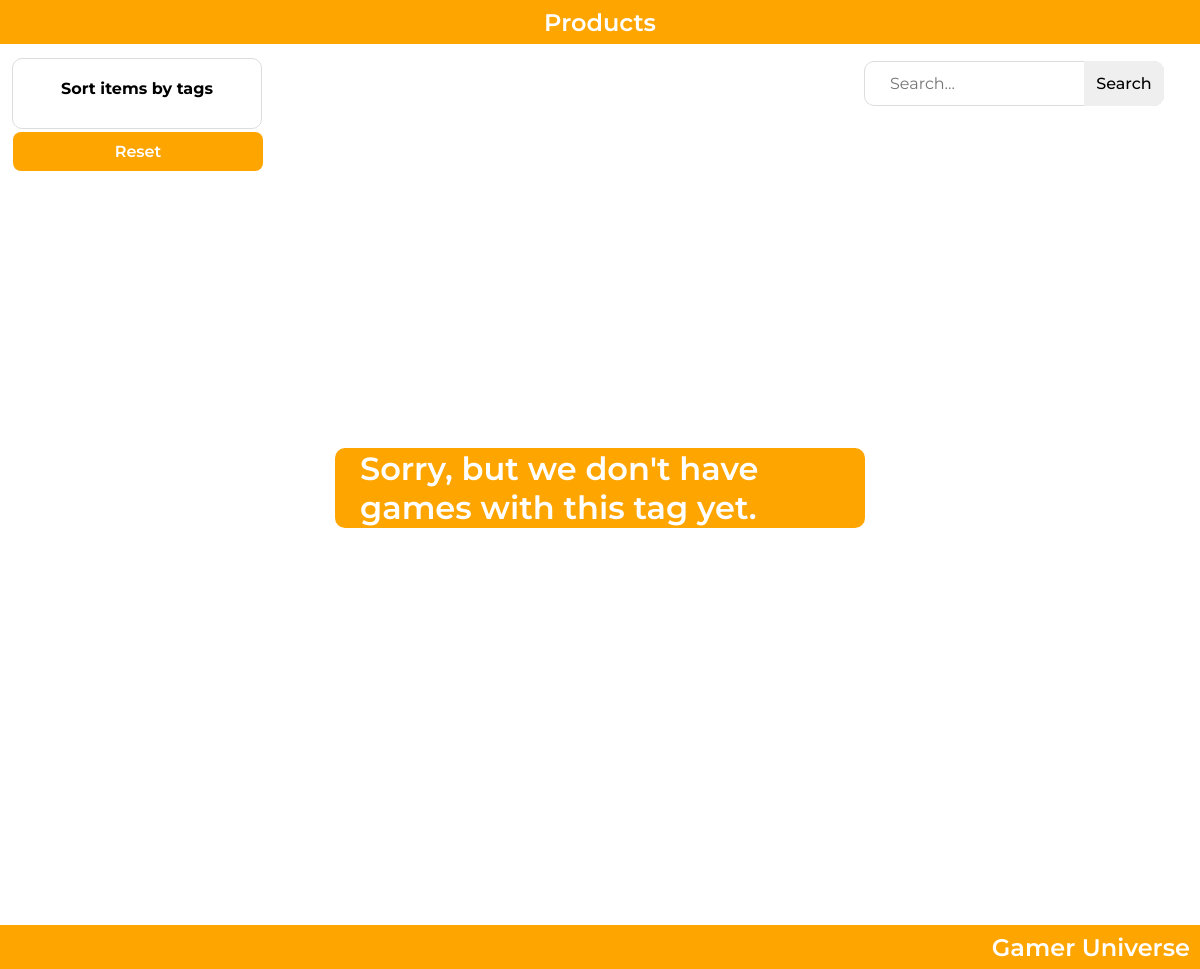
/items/9/, run on an earlier commit of the app's database.
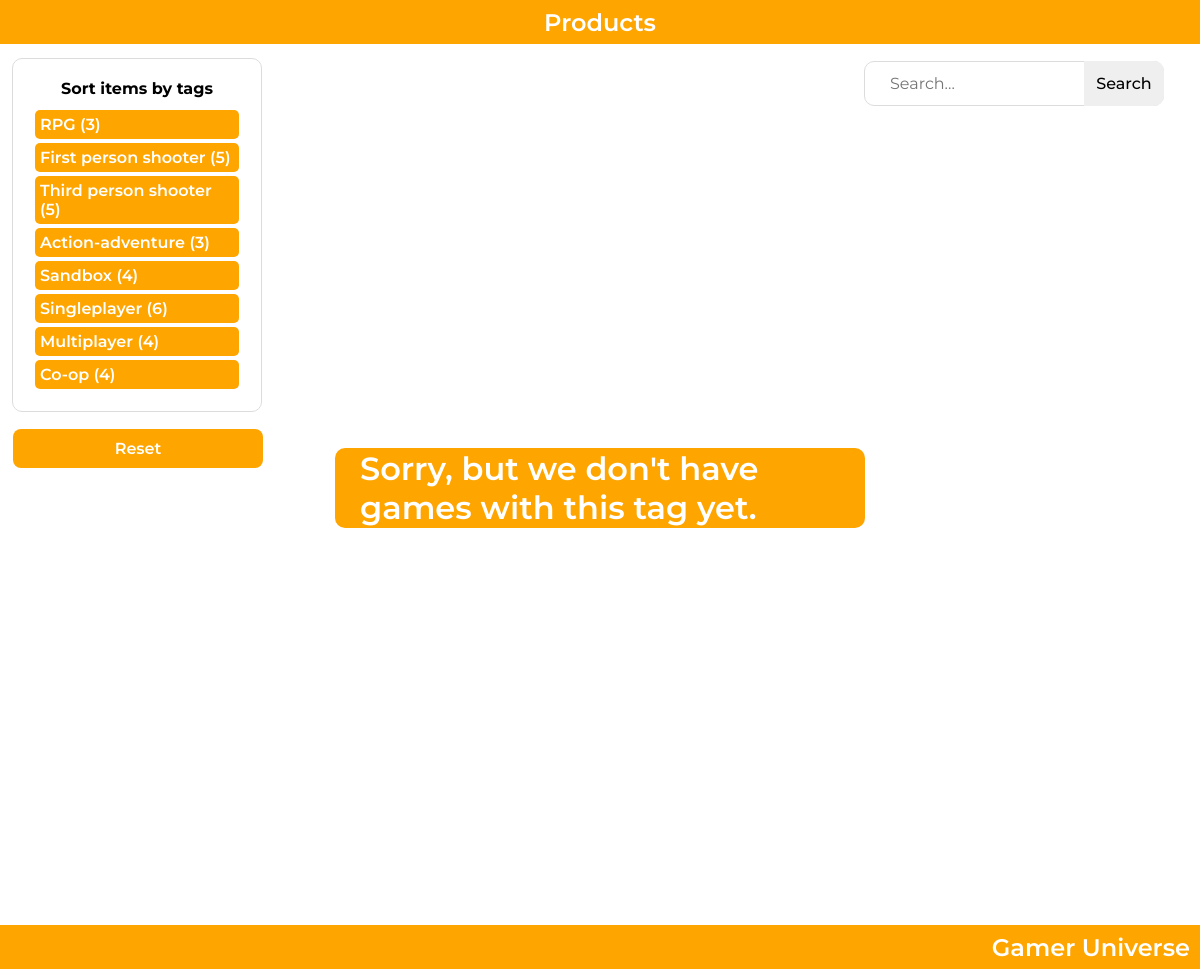
And on a later commit of the database.
### products/models.py (models this page shows)
class Tag(models.Model):
    name = models.CharField(max_length=100)
    description = models.TextField(blank=True)
    def __str__(self):
        return self.name
    def get_absolute_url(self):
        return reverse('items_sort', kwargs={'pk': self.pk})

### products/views.py (the view)
# urls.py: path('items/<int:pk>/', TagSortPageView.as_view(), name='items_sort'),
class TagSortPageView(ListView):
    model = Item
    template_name = 'products/sorted_items.html'
    paginate_by = 20
    def get_context_data(self, **kwargs):
        context = super().get_context_data(**kwargs)
        p = Paginator(Tag.objects.all().annotate(product_count=Count('item')), self.paginate_by)
        context.update({
            'items': Item.objects.filter(tags__pk=self.kwargs['pk']),
            'tags': p.page(context['page_obj'].number),
            'title': 'Sorted products'
        })
        return context

### templates/products/sorted_items.html (shortened to what this page needs)
{% extends 'base.html' %}
{% block content %}
<div class="container">
    {% include 'include/sidebar.html' %}
    {% if items %}
        {% for item in items %}
          <a href="{% url 'item_detail' item.pk %}" class="item__link" style="background-image: url('{{ item.poster.url }}')">
            <div class="item__card">
                <p class="item__name">{{ item.name }}</p>
                <p class="item__description">{{ item.description }}</p>
                {% if 'Euro' in item.currency %}
                <p class="item__price">€{{ item.get_price }}</p>
                {% else %}
                <p class="item__price">${{ item.get_price }}</p>
                {% endif %}
                <div class="item__tags">
                {% for tag in item.tags.all %}
                    <p class="item__tag">{{ tag }}</p>
                {% endfor %}
                </div>
            </div>
          </a>
        {% endfor %}
    {% else %}
    <div class="items__not-found">
        <h1 class="title bold">Sorry, but we don't have games with this tag yet.</h1>
    </div>
    {% endif %}
    {% include 'include/search_bar.html' %}
</div>
{% endblock %}

### templates/include/sidebar.html (shortened to what this page needs)
<sidebar class="sidebar sticky">
    <div class="sidebar__content">
        <h1 class="sidebar__title">Sort items by tags</h1>
        <div class="sorting__items">
            {% for tag in tags %}
            <a href="{{ tag.get_absolute_url }}" class="sort__link">{{ tag }} ({{ tag.product_count }})</a>
            {% endfor %}
        </div>
    </div>
    <a href="{% url 'index' %}" class="sidebar__btn">Reset</a>
</sidebar>

What changed in the data, as far as the page shows it:
added Tag: name "RPG", product_count "3"
added Tag: name "First person shooter", product_count "5"
added Tag: name "Third person shooter", product_count "5"
added Tag: name "Action-adventure", product_count "3"
added Tag: name "Sandbox", product_count "4"
added Tag: name "Singleplayer", product_count "6"
added Tag: name "Multiplayer", product_count "4"
added Tag: name "Co-op", product_count "4"
